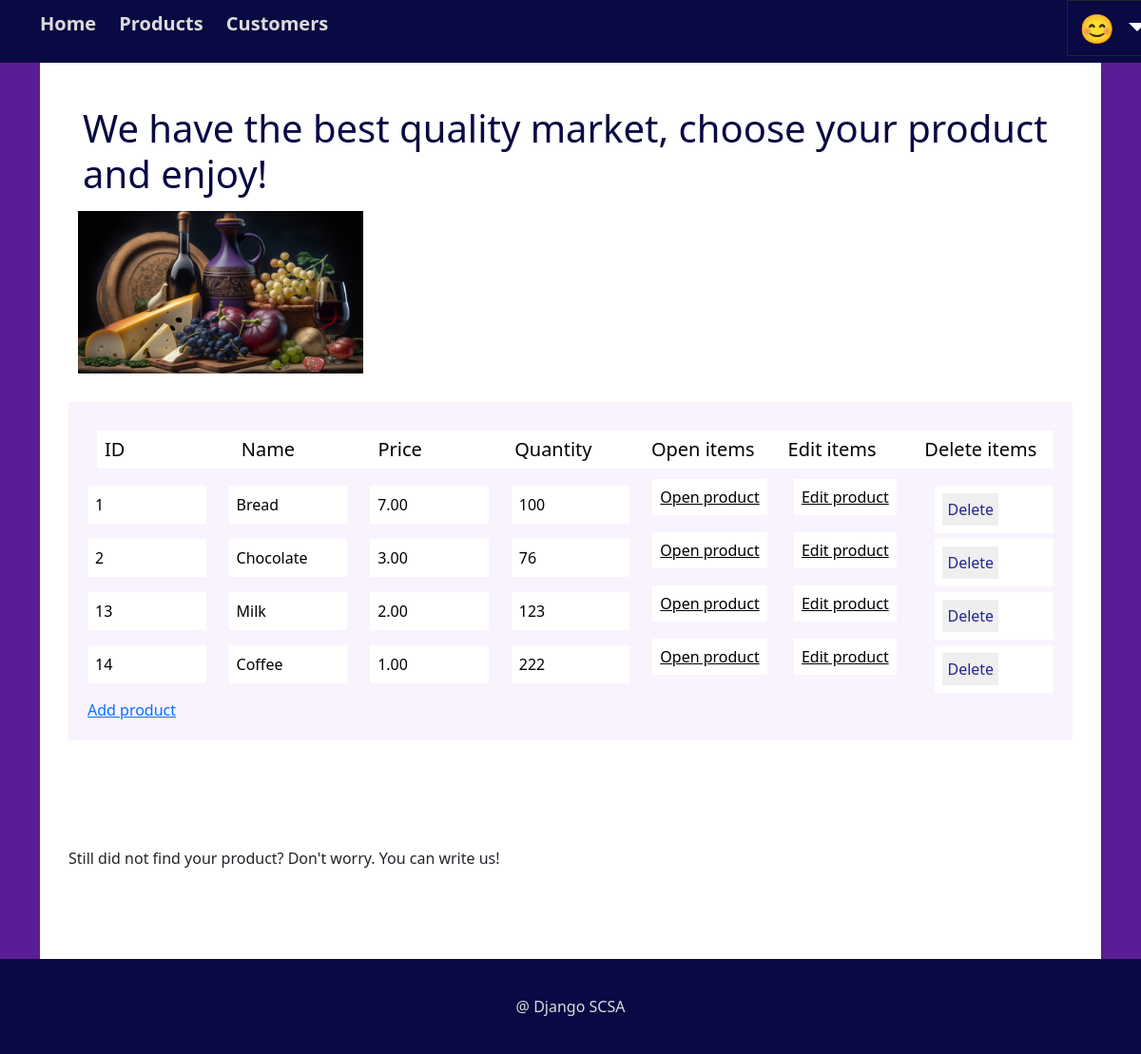
Page /home/product-list on the earlier database version.
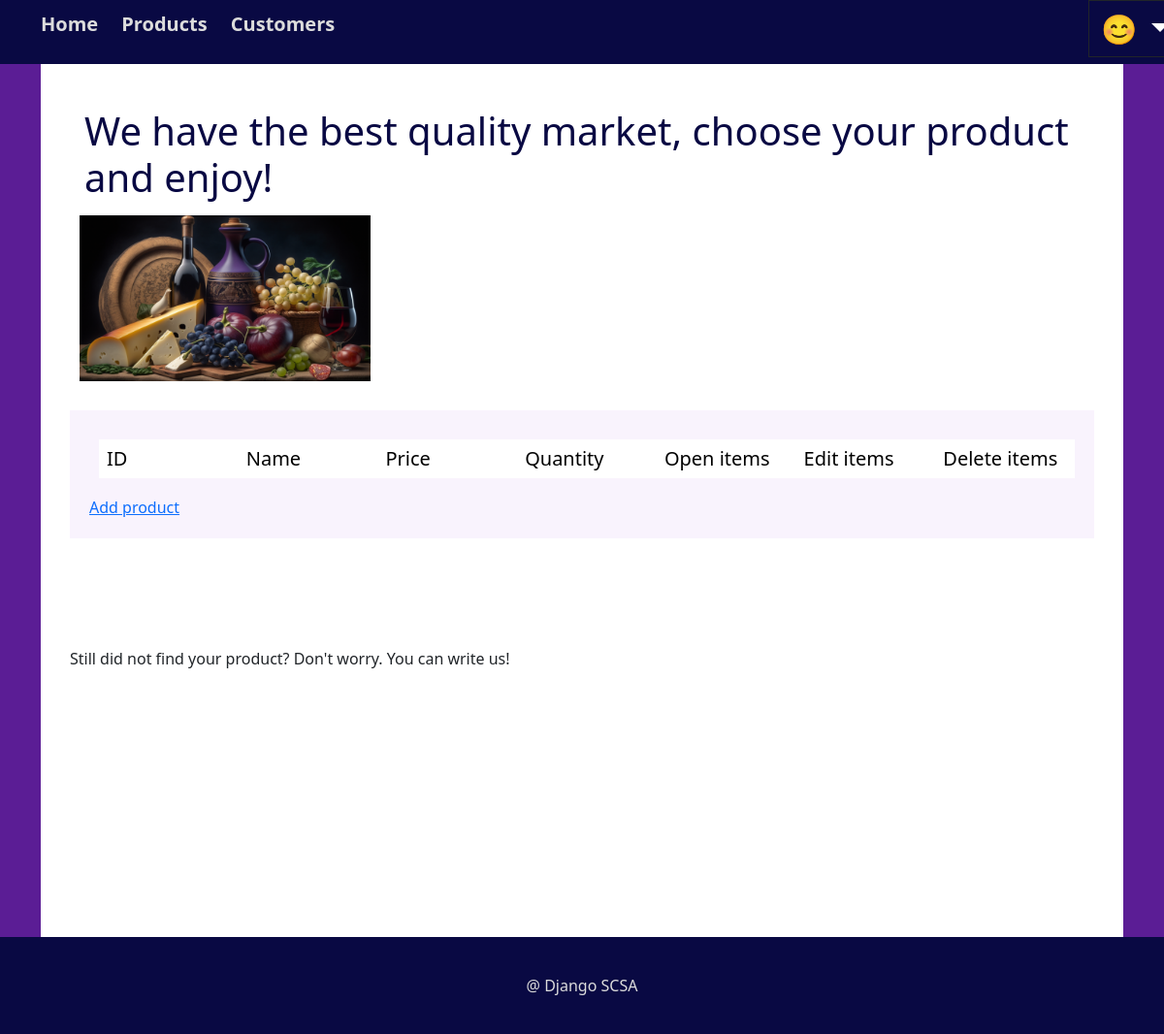
Same page on the later database version.
### products/models.py (models this page shows)
class Product(models.Model):
    name = models.CharField(max_length=30)
    price = models.DecimalField(max_digits=3, decimal_places=2)
    quantity = models.IntegerField()
    def __str__(self):
        return self.name

### products/views.py (the view)
# urls.py: path('product-list',productslistView, name="product-list"),
def productslistView(request):
    products = Product.objects.all()
    print(f"Product's items {products}")
    print(products.count())
    context = {
        'object_list': products,
    }
    template_name = "productslist.html"
    return render(request, template_name, context)

### templates/productslist.html (shortened to what this page needs)
{% extends 'base.html' %}
{% block content %}
{% load static %}
      <header>
        <h1>We have the best quality market, choose your product and enjoy! </h1>
        <img src="{% static 'images/food-g.png' %}" alt="Food" class="image-lists">
      <header>
      <div class="table">
        <div class="row1">
          <div class="col"><h5>ID</h5></div>
          <div class="col"><h5>Name</h5></div>
          <div class="col"><h5>Price</h5></div>
          <div class="col"><h5>Quantity</h5></div>
          <div class="col"><h5>Open items</h5></div>
          <div class="col"><h5>Edit items</h5></div>
          <div class="col"><h5>Delete items</h5></div>
        </div>
        {% for product in object_list %}
        <div class="row">
          <div class="col"><p>{{product.id}}</p></div>
          <div class="col"><p>{{product.name}}</p></div>
          <div class="col"><p>{{product.price }}</p></div>
          <div class="col"><p>{{product.quantity}}</p></div>
          <div class="col">
            <a href="{% url 'product' product.id %}">Open product</a>
          </div>
          <div class="col">
            <a href="{% url 'edit-product' product.id %}" >Edit product</a>
          </div>
          <div class="col">
            <form method="POST" action="{% url 'delete-product' product.id %}" id="delete-form">
              <button class="edit-btn" onclick="return ConfirmDelete()">Delete</button>
            </form>
          </div>
        </div>
      {% endfor %}
      <a href="{% url 'add-product' %}">Add product</a>
    </div>
      <br>
      <br>
      <br>
      <br>
      <p>Still did not find your product? Don't worry. You can write us! </p>
      <br>
      <br>
  {% endblock %}

Differences in the rows shown:
removed Product: id "1", name "Bread", price "7.00", quantity "100"
removed Product: id "2", name "Chocolate", price "3.00", quantity "76"
removed Product: id "13", name "Milk", price "2.00", quantity "123"
removed Product: id "14", name "Coffee", price "1.00", quantity "222"
